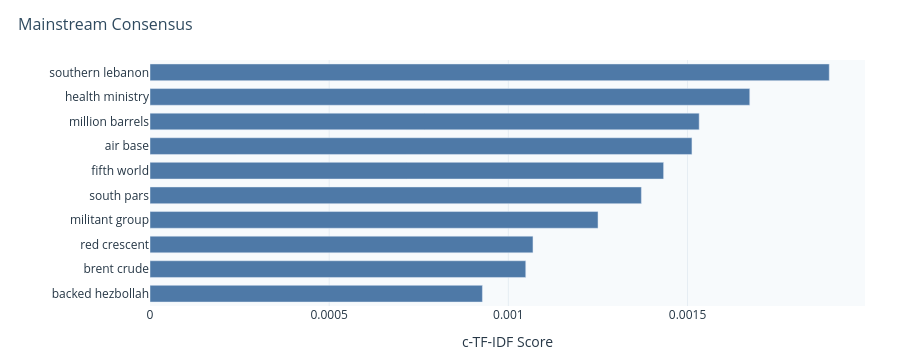
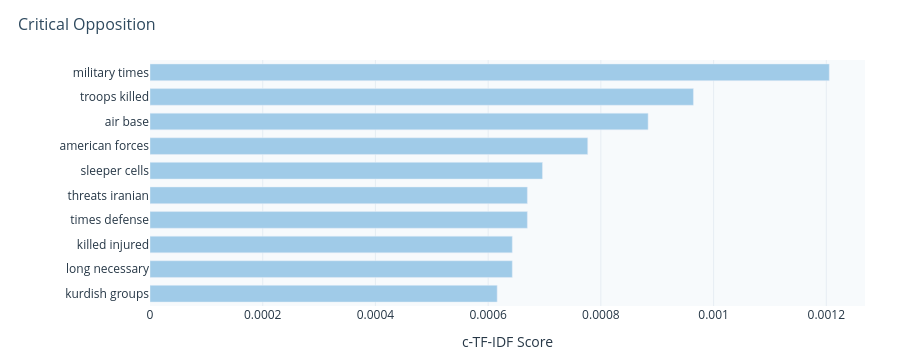
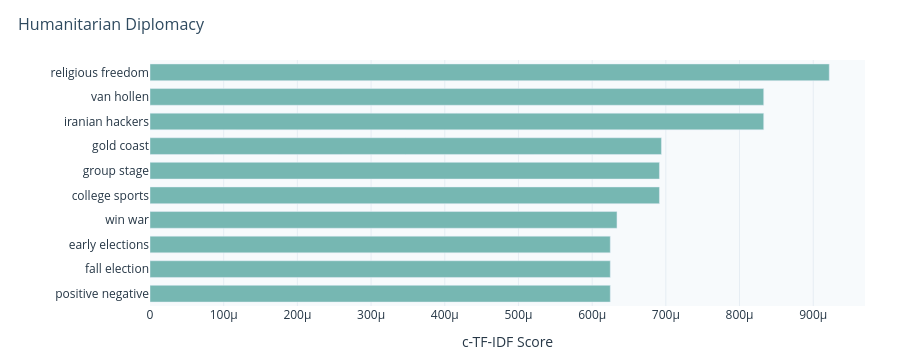
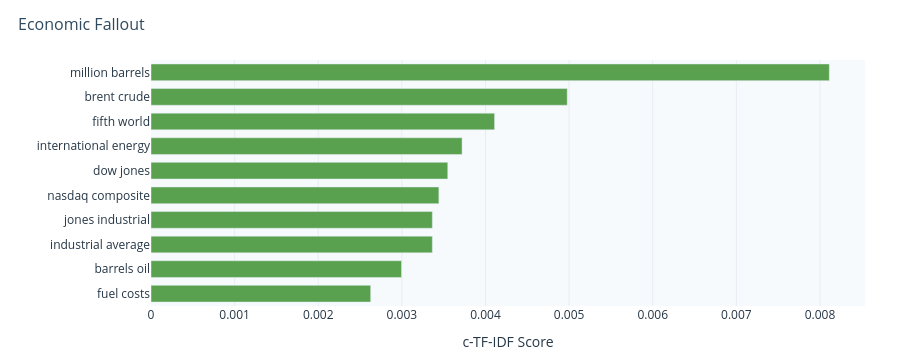

Notebook source saved alongside these figures, in order:
### Markdown cell above
Display separate bar charts for the most distinctive bigrams in each cluster.

### Code cell
bigram_cluster_figures = {
    cluster_label: make_cluster_word_chart(cluster_label, bigram_top_terms)
    for cluster_label in cluster_colors
}

for fig in bigram_cluster_figures.values():
    fig.show()

### Figure 1 — Plotly figure (JSON) as saved in the notebook; plotly's stock layout.template omitted (floating-point values rounded to 4 significant figures)
{"data": [{"hovertemplate": "%{y}: %{x:.4f}<extra></extra>", "legendgroup": "", "marker": {"color": "#4E79A7", "pattern": {"shape": ""}}, "name": "", "orientation": "h", "showlegend": false, "textposition": "auto", "type": "bar", "x": [0.0009276, 0.001049, 0.001069, 0.00125, 0.001371, 0.001433, 0.001512, 0.001533, 0.001674, 0.001896], "xaxis": "x", "y": ["backed hezbollah", "brent crude", "red crescent", "militant group", "south pars", "fifth world", "air base", "million barrels", "health ministry", "southern lebanon"], "yaxis": "y"}], "layout": {"bargap": 0.32, "barmode": "relative", "font": {"color": "#263746"}, "height": 360, "legend": {"tracegroupgap": 0}, "margin": {"b": 50, "l": 150, "r": 35, "t": 60}, "paper_bgcolor": "white", "plot_bgcolor": "#f7fafc", "showlegend": false, "title": {"font": {"color": "#2f4a5f", "size": 16}, "text": "Mainstream Consensus", "x": 0.02, "xanchor": "left"}, "xaxis": {"anchor": "y", "domain": [0, 1], "gridcolor": "#e6edf3", "showgrid": true, "title": {"text": "c-TF-IDF Score"}, "zeroline": false}, "yaxis": {"anchor": "x", "categoryarray": ["backed hezbollah", "brent crude", "red crescent", "militant group", "south pars", "fifth world", "air base", "million barrels", "health ministry", "southern lebanon"], "categoryorder": "array", "domain": [0, 1], "title": {"text": ""}}}}

### Figure 2 — Plotly figure (JSON) as saved in the notebook; plotly's stock layout.template omitted (floating-point values rounded to 4 significant figures)
{"data": [{"hovertemplate": "%{y}: %{x:.4f}<extra></extra>", "legendgroup": "", "marker": {"color": "#A0CBE8", "pattern": {"shape": ""}}, "name": "", "orientation": "h", "showlegend": false, "textposition": "auto", "type": "bar", "x": [0.000616, 0.0006428, 0.0006428, 0.0006696, 0.0006696, 0.0006964, 0.0007767, 0.0008838, 0.0009642, 0.001205], "xaxis": "x", "y": ["kurdish groups", "long necessary", "killed injured", "times defense", "threats iranian", "sleeper cells", "american forces", "air base", "troops killed", "military times"], "yaxis": "y"}], "layout": {"bargap": 0.32, "barmode": "relative", "font": {"color": "#263746"}, "height": 360, "legend": {"tracegroupgap": 0}, "margin": {"b": 50, "l": 150, "r": 35, "t": 60}, "paper_bgcolor": "white", "plot_bgcolor": "#f7fafc", "showlegend": false, "title": {"font": {"color": "#2f4a5f", "size": 16}, "text": "Critical Opposition", "x": 0.02, "xanchor": "left"}, "xaxis": {"anchor": "y", "domain": [0, 1], "gridcolor": "#e6edf3", "showgrid": true, "title": {"text": "c-TF-IDF Score"}, "zeroline": false}, "yaxis": {"anchor": "x", "categoryarray": ["kurdish groups", "long necessary", "killed injured", "times defense", "threats iranian", "sleeper cells", "american forces", "air base", "troops killed", "military times"], "categoryorder": "array", "domain": [0, 1], "title": {"text": ""}}}}

### Figure 3 — Plotly figure (JSON) as saved in the notebook; plotly's stock layout.template omitted (floating-point values rounded to 4 significant figures)
{"data": [{"hovertemplate": "%{y}: %{x:.4f}<extra></extra>", "legendgroup": "", "marker": {"color": "#76B7B2", "pattern": {"shape": ""}}, "name": "", "orientation": "h", "showlegend": false, "textposition": "auto", "type": "bar", "x": [0.0006246, 0.0006246, 0.0006246, 0.0006337, 0.0006913, 0.0006913, 0.000694, 0.0008328, 0.0008328, 0.0009217], "xaxis": "x", "y": ["positive negative", "fall election", "early elections", "win war", "college sports", "group stage", "gold coast", "iranian hackers", "van hollen", "religious freedom"], "yaxis": "y"}], "layout": {"bargap": 0.32, "barmode": "relative", "font": {"color": "#263746"}, "height": 360, "legend": {"tracegroupgap": 0}, "margin": {"b": 50, "l": 150, "r": 35, "t": 60}, "paper_bgcolor": "white", "plot_bgcolor": "#f7fafc", "showlegend": false, "title": {"font": {"color": "#2f4a5f", "size": 16}, "text": "Humanitarian Diplomacy", "x": 0.02, "xanchor": "left"}, "xaxis": {"anchor": "y", "domain": [0, 1], "gridcolor": "#e6edf3", "showgrid": true, "title": {"text": "c-TF-IDF Score"}, "zeroline": false}, "yaxis": {"anchor": "x", "categoryarray": ["positive negative", "fall election", "early elections", "win war", "college sports", "group stage", "gold coast", "iranian hackers", "van hollen", "religious freedom"], "categoryorder": "array", "domain": [0, 1], "title": {"text": ""}}}}

### Figure 4 — Plotly figure (JSON) as saved in the notebook; plotly's stock layout.template omitted (floating-point values rounded to 4 significant figures)
{"data": [{"hovertemplate": "%{y}: %{x:.4f}<extra></extra>", "legendgroup": "", "marker": {"color": "#59A14F", "pattern": {"shape": ""}}, "name": "", "orientation": "h", "showlegend": false, "textposition": "auto", "type": "bar", "x": [0.002627, 0.002996, 0.003365, 0.003365, 0.003442, 0.003549, 0.00372, 0.004109, 0.004978, 0.008112], "xaxis": "x", "y": ["fuel costs", "barrels oil", "industrial average", "jones industrial", "nasdaq composite", "dow jones", "international energy", "fifth world", "brent crude", "million barrels"], "yaxis": "y"}], "layout": {"bargap": 0.32, "barmode": "relative", "font": {"color": "#263746"}, "height": 360, "legend": {"tracegroupgap": 0}, "margin": {"b": 50, "l": 150, "r": 35, "t": 60}, "paper_bgcolor": "white", "plot_bgcolor": "#f7fafc", "showlegend": false, "title": {"font": {"color": "#2f4a5f", "size": 16}, "text": "Economic Fallout", "x": 0.02, "xanchor": "left"}, "xaxis": {"anchor": "y", "domain": [0, 1], "gridcolor": "#e6edf3", "showgrid": true, "title": {"text": "c-TF-IDF Score"}, "zeroline": false}, "yaxis": {"anchor": "x", "categoryarray": ["fuel costs", "barrels oil", "industrial average", "jones industrial", "nasdaq composite", "dow jones", "international energy", "fifth world", "brent crude", "million barrels"], "categoryorder": "array", "domain": [0, 1], "title": {"text": ""}}}}
